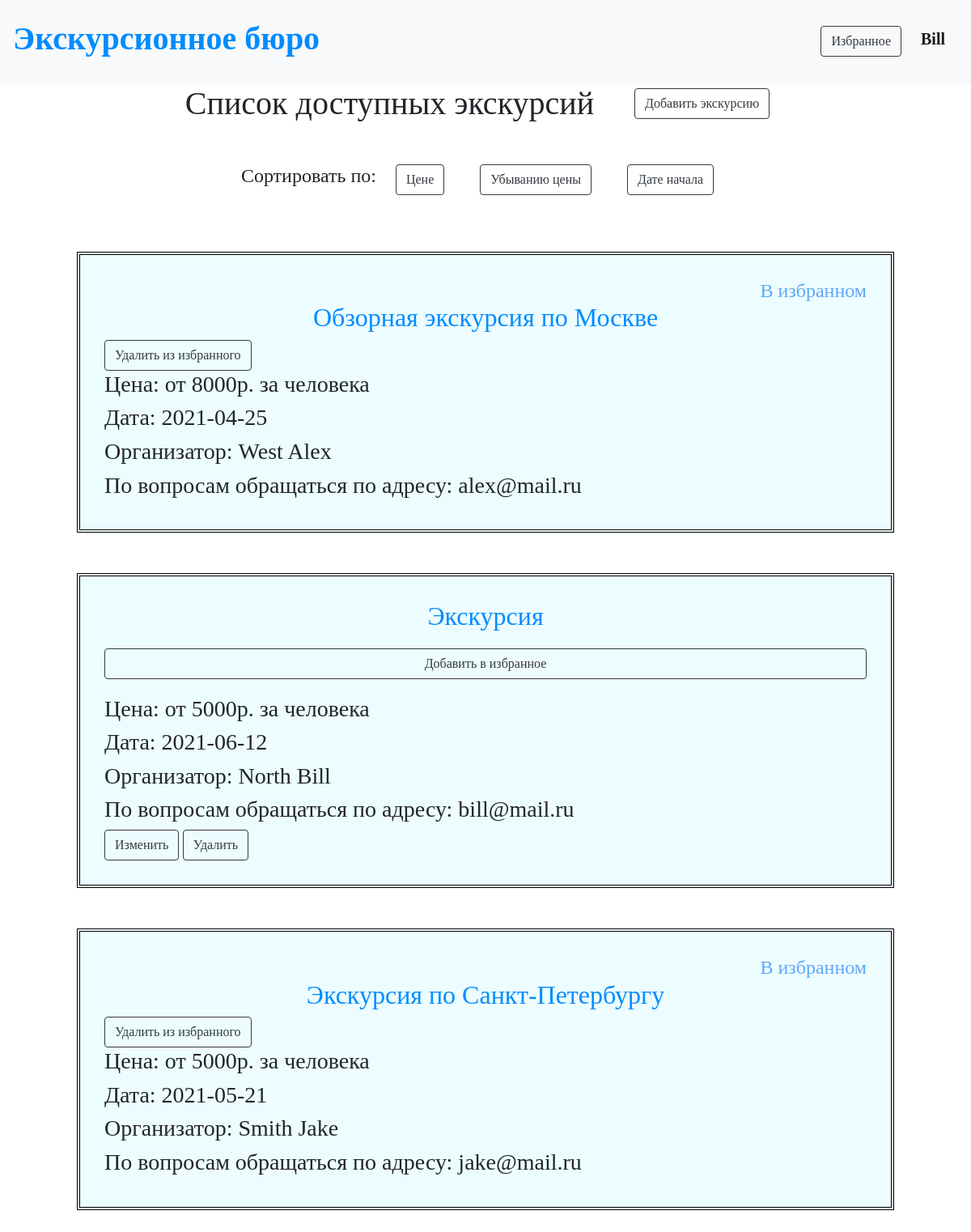
The app's page /tours (signed in) with its own data.
### data/users.py (models this page shows, shortened)
class User(SqlAlchemyBase, UserMixin, SerializerMixin):
    __tablename__ = 'users'
    id = sqlalchemy.Column(sqlalchemy.Integer, primary_key=True, autoincrement=True)
    name = sqlalchemy.Column(sqlalchemy.String)
    surname = sqlalchemy.Column(sqlalchemy.String)
    age = sqlalchemy.Column(sqlalchemy.Integer)
    email = sqlalchemy.Column(sqlalchemy.String, index=True, unique=True)
    hashed_password = sqlalchemy.Column(sqlalchemy.String)
    created_date = sqlalchemy.Column(sqlalchemy.DateTime, default=datetime.datetime.now)
    favourite = sqlalchemy.Column(sqlalchemy.String)

### data/tours.py (models this page shows)
class Tour(SqlAlchemyBase, UserMixin, SerializerMixin):
    __tablename__ = 'tours'
    id = sqlalchemy.Column(sqlalchemy.Integer, primary_key=True, autoincrement=True)
    name = sqlalchemy.Column(sqlalchemy.String)
    about = sqlalchemy.Column(sqlalchemy.String)
    places = sqlalchemy.Column(sqlalchemy.String)
    cost = sqlalchemy.Column(sqlalchemy.Integer)
    date = sqlalchemy.Column(sqlalchemy.Date)
    user = sqlalchemy.Column(sqlalchemy.Integer)

### main.py (the view)
@app.route('/tours')
@login_required
def tours_():
    db_sess = db_session.create_session()
    lst = []
    for tour in db_sess.query(Tour).all():
        user = db_sess.query(User).filter(User.id == tour.user).first()
        lst.append([tour, user, str(tour.id)])
    return render_template('tours.html', title='Список экскурсий', lst=lst)

### data/db_session.py (called while the page is built)
def create_session() -> Session:
    global __factory
    return __factory()

### main.py (called while the page is built)
@login_manager.user_loader
def load_user(user_id):
    db_sess = db_session.create_session()
    return db_sess.query(User).get(user_id)

### templates/tours.html
{% extends "base.html" %}
{% block content %}
<p class="text-center">
    <a class="h1" style="text-indent: 300px;">Список доступных экскурсий</a><a class="btn btn-outline-dark"
                                                                               style="margin-left:50px; margin-top: 0;"
                                                                               href="/tours/add_tour">Добавить
    экскурсию</a></p>
<p class="text-center">
    <a class="h4">Сортировать по:</a>
    <a class="btn btn-outline-dark b" href="/tours/sort/max">
        Цене
    </a>
    <a class="btn btn-outline-dark b" href="/tours/sort/min">
        Убыванию цены
    </a>
    <a class="btn btn-outline-dark b" href="/tours/sort/date">
        Дате начала
    </a>
</p>
{% for item in lst %}
<div>
    {% if item[2] in current_user.favourite %}
    <p class="h4 text-right" style="color: #5fa7fa; margin:0; padding:0;">В избранном</p>
    <a href="/tours/{{item[0].id}}"><p class="h2 text-center">{{item[0].name}}</p></a>
    <div style="margin:0; padding:0;" class="d">
        <a href="/favourite_delete/{{current_user.id}}/{{item[0].id}}" style="margin:0;" class="btn btn-outline-dark">
            Удалить из избранного
        </a>
    </div>
    {% else %}
    <a href="/tours/{{item[0].id}}"><p class="h2 text-center">{{item[0].name}}</p></a>
    <a href="/tours/add_favourite/{{current_user.id}}/{{item[0].id}}"
       class="btn btn-outline-dark rounded mx-auto d-block">Добавить в избранное</a>
    {% endif %}
    <p class="h3">Цена: от {{item[0].cost}}р. за человека</p>
    <p class="h3">Дата: {{item[0].date}}</p>
    <p class="h3">Организатор: {{item[1].surname}} {{item[1].name}}</p>
    <p class="h3">По вопросам обращаться по адресу: {{item[1].email}}</p>
    {% if current_user.is_authenticated and current_user.id == item[0].user %}
    <div style="margin:0; padding:0;" class="d">
        <a href="/tours/tours_edit/{{item[0].id}}" style="margin:0;" class="btn btn-outline-dark">
            Изменить
        </a>
        <a href="/tours/tours_delete/{{item[0].id}}" style="margin:0;" class="btn btn-outline-dark">
            Удалить
        </a>
    </div>
    {% endif %}
</div>
{% endfor %}
{% endblock %}

### templates/base.html (shortened to what this page needs)
<!DOCTYPE html>
<html lang="en">
<head>
    <link rel="stylesheet"
          href="https://stackpath.bootstrapcdn.com/bootstrap/4.4.1/css/bootstrap.min.css"
>
    <link rel="stylesheet" type="text/css" href="/static/css/style.css"/>
</head>
<body>
<nav class="navbar navbar-light bg-light">
    {% if current_user.is_authenticated %}
    <p class="h1"><a href="/tours">Экскурсионное бюро</a></p>
    {% else %}
    <p class="h1">Экскурсионное бюро</p>
    {% endif %}
    {% if current_user.is_authenticated %}
    <p>
        <a class="btn btn-outline-dark" style="margin-top: 10px; margin-bottom: 10px;"
           href="/favourite/{{current_user.id}}">Избранное</a>
        <a class="navbar-brand" style="margin-top: 20px;" href="/logout">{{ current_user.name }}</a>
    </p>
    {% else %}
    <p>
        <a class="btn btn-outline-dark" href="/register">Зарегистрироваться</a>
        <a class="btn btn-outline-dark" href="/login">Войти</a>
    </p>
    {% endif %}
</nav>
<main role="main" class="container">
    {% block content %}{% endblock %}
</main>
</body>
</html>

### static/css/style.css (style rules this page uses)
div { background-color: #edfdff; padding: 30px; margin: 50px; border: 4px double black; }
.d { border: 0; }
a { color: #008cff; font-weight: 600; }
.b { margin: 0; }
p { font-family: cursive; }
.btn { margin: 20px; font-family: cursive; }

### records on screen
User: name "Bill"
Tour: name "Обзорная экскурсия по Москве", cost "8000", date "2021-04-25", surname "West", name "Alex", email "alex@mail.ru"
Tour: name "Экскурсия", cost "5000", date "2021-06-12", surname "North", name "Bill", email "bill@mail.ru"
Tour: name "Экскурсия по Санкт-Петербургу", cost "5000", date "2021-05-21", surname "Smith", name "Jake", email "jake@mail.ru"
